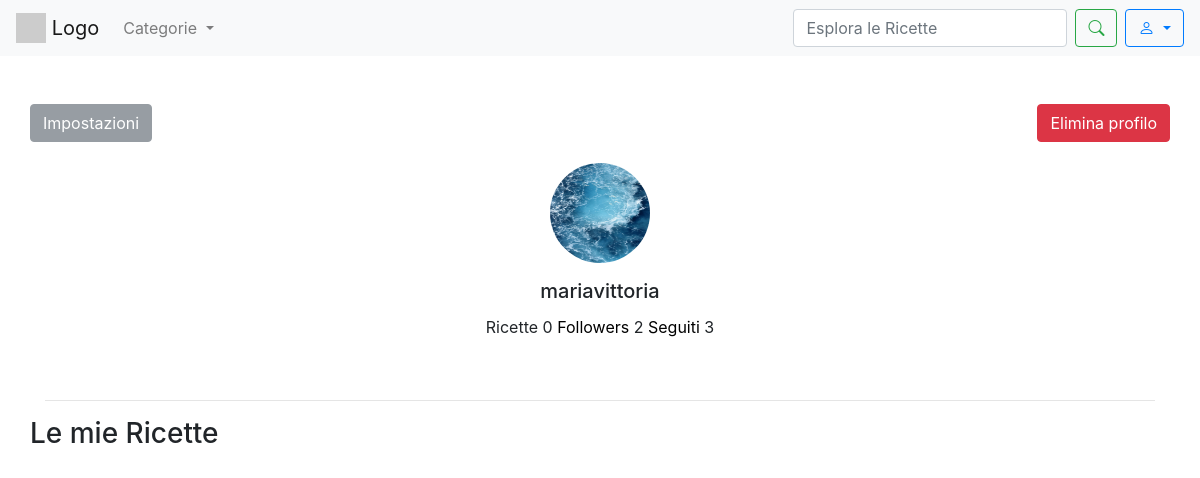
The page /profilo/ (signed in) on the database as committed earlier.
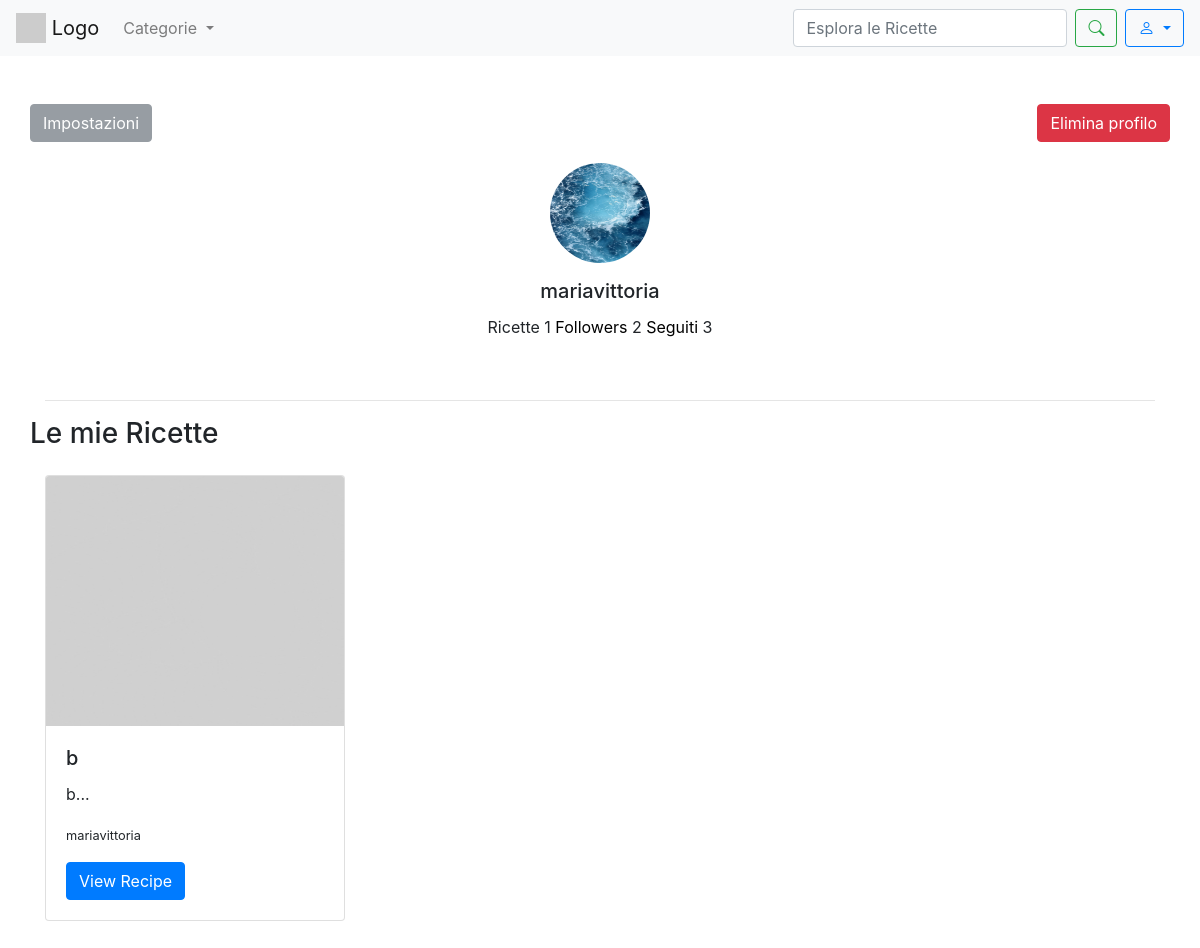
The same page on the database as committed later.
### sito/models.py (models this page shows, shortened)
class CustomUser(AbstractUser):
    profile_image = models.ImageField(upload_to='profile_images/', blank=True, null=True)
    def get_profile_picture_url(self):
        if self.profile_image:
            return self.profile_image.url
        return static('images/defaultprofile.jpg')
    def count_recipes(self):
        return self.recipe_set.count()
    def count_followers(self):
        return self.followers.count()
    def count_following(self):
        return self.following.count()
    def __str__(self):
        return self.username

class Recipe(models.Model):
    title = models.CharField(max_length=200)
    photo = models.ImageField(upload_to='recipes_photos/', blank=True, null=True)
    preparationtime = models.CharField(help_text="Totale tempo di preparazione (es: 1 hour 30 minutes)", max_length=200,
                                       blank=True, null=True)
    category = models.ForeignKey(Category, on_delete=models.CASCADE)
    user = models.ForeignKey('CustomUser', on_delete=models.CASCADE)
    ingredients = models.TextField()
    instructions = models.TextField()

### sito/views.py (the view)
# urls.py: path("profilo/", profilo, name='profilo'),
def profilo(request):
    recipes = Recipe.objects.filter(user=request.user)
    return render(request, 'profile.html', {'recipes': recipes})

### template/profile.html (shortened to what this page needs)
<!DOCTYPE html>
{% load static %}
<html lang="en">
<head>
    <link rel="stylesheet" href="https://maxcdn.bootstrapcdn.com/bootstrap/4.5.2/css/bootstrap.min.css">
    <link rel="stylesheet" href="https://cdn.jsdelivr.net/npm/bootstrap-icons/font/bootstrap-icons.css">
</head>
<body>
    <nav class="navbar navbar-expand-lg navbar-light bg-light">
        <a class="navbar-brand" href="{% url 'homepage' %}">
            <img src="https://via.placeholder.com/30" alt="Logo" class="d-inline-block align-top">
            Logo
        </a>
            <ul class="navbar-nav mr-auto">
                <li class="nav-item dropdown">
                  <div class="nav-link dropdown-toggle" role="button" data-toggle="dropdown" aria-expanded="false" id="CategoryDropdown">
                    Categorie
                  </div>
                </li>
            </ul>
            <form class="form-inline my-2 my-lg-0" method="GET" action="{% url 'search' %}">
                <input class="form-control mr-sm-2" type="search" name ="q" placeholder="Esplora le Ricette" aria-label="Search">
                <button class="btn btn-outline-success my-2 my-sm-0" type="submit"><i class="bi bi-search"></i></button>
            </form>
            <div class="dropdown ml-2">
                <button class="btn btn-outline-primary dropdown-toggle" type="button" id="userDropdown" data-toggle="dropdown" aria-haspopup="true" aria-expanded="false">
                    <i class="bi bi-person"></i>
                </button>
            </div>
    </nav>
    <div class="container py-5">
        <div class="row justify-content-between">
            <a class="btn btn-secondary"  href="{% url 'mysetting' %}" role="button" style="opacity: 0.7;">Impostazioni</a>
            <a class="btn btn-danger"  href="#" role="button" onclick="confirmDelete();">Elimina profilo</a>
        </div>
        <div class="row justify-content-center">
            <div class="col-md-6 text-center">
                <div class="card border-white mb-4">
                    <div class="card-body">
                        <img src=" {{ user.get_profile_picture_url }} " alt="Profile Picture" class="rounded-circle img-fluid mb-3" style="width: 100px; height: 100px;">
                        <h5 class="card-title">{{ user.username }}</h5>
                        <p class="card-text">Ricette {{ user.count_recipes }} <a href=" {% url 'followers' %}" style="color: black; text-decoration: none">Followers</a> {{ user.count_followers }} <a href=" {% url 'seguiti' %}" style="color: black; text-decoration: none">Seguiti</a> {{ user.count_following }} </p>
                    </div>
                </div>
            </div>
        </div>
        <hr>
        <div class="row">
            <h3 class="text-center mb-4">Le mie Ricette</h3>
        </div>
        <div class="row">
                {% for recipe in recipes %}
                <div class="col-md-4 mb-4">
                    <div class="card mb-3" style="max-width: 300px;">
                            {% if recipe.photo %}
                            <img src=" {{ recipe.photo.url }} " class=" card-img-top rounded-start" alt="foto ricetta" style="max-height: 250px; overflow-y: hidden" >
                            {% else %}
                            <img src="{% static 'images/defaultrecipe.jpg' %}" class="card-img-top rounded-start" alt="foto ricetta" style="max-height: 250px; overflow-y: hidden">
                            {% endif %}
                            <div class="card-body">
                                <h5 class="card-title">{{ recipe.title }}</h5>
                                <p class="card-text">{{ recipe.ingredients|slice:":30" }}...</p>
                                <p class="card-text"><small class="text-body-secondary">{{recipe.user}}</small></p>
                                <a href="{% url 'recipe_detail' recipe.id %}" class="btn btn-primary">View Recipe</a>
                            </div>
                        </div>
                </div>
            {% endfor %}
        </div>
    </div>
</body>
</html>

Rows that differ between the two databases and show on the page:
computed for CustomUser "mariavittoria": count_recipes "0" → "1"
added Recipe: title "b", ingredients "b", user "mariavittoria"
